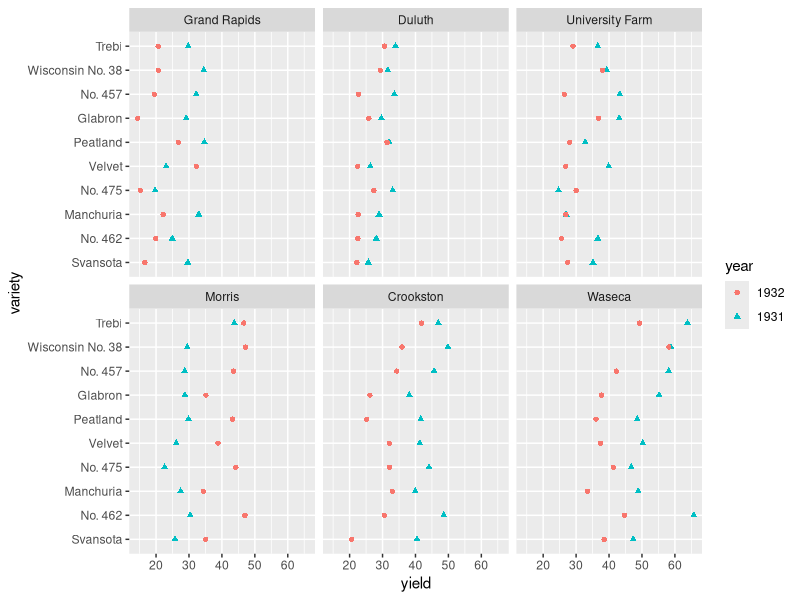
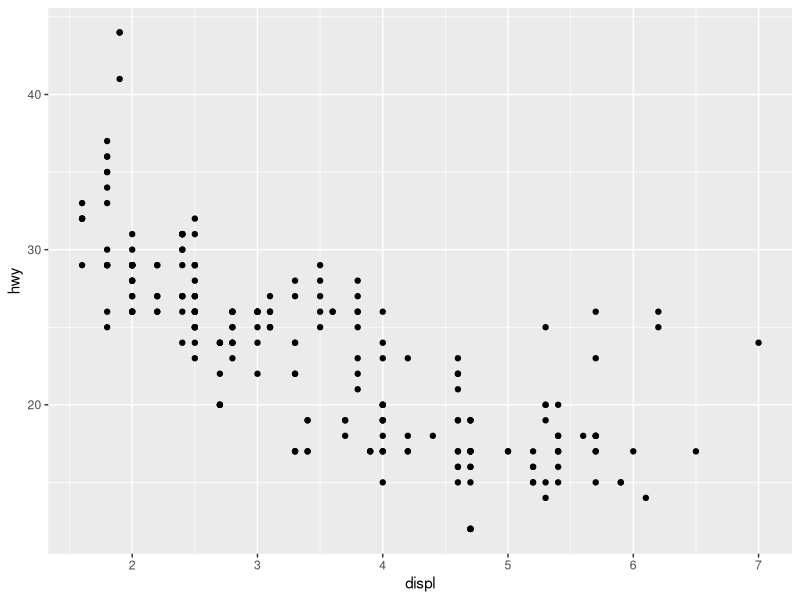
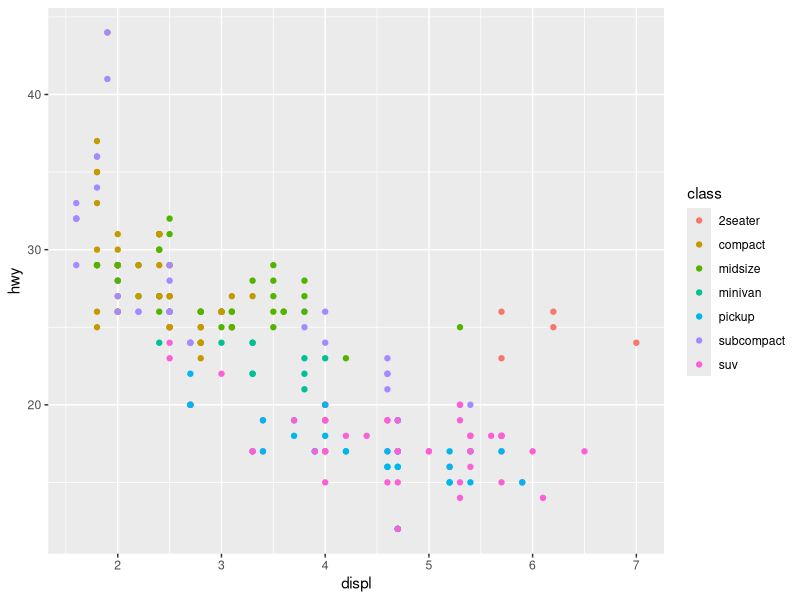
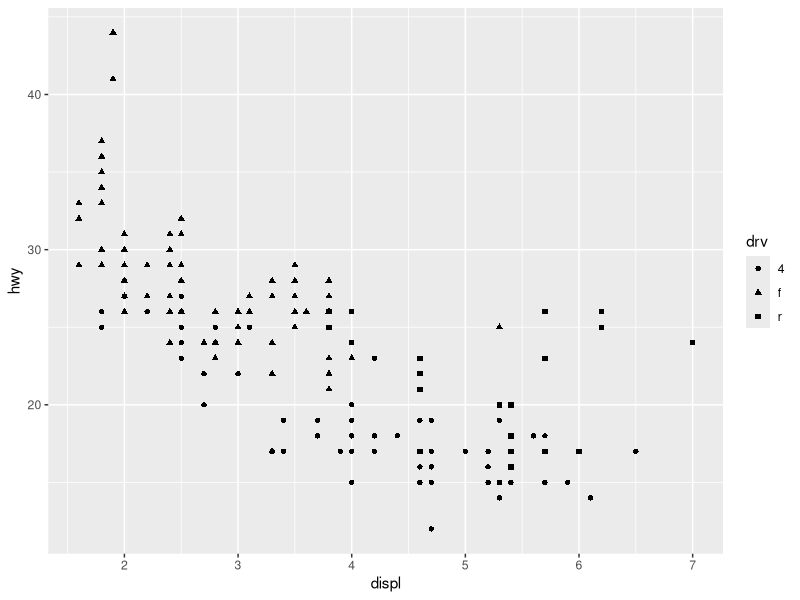
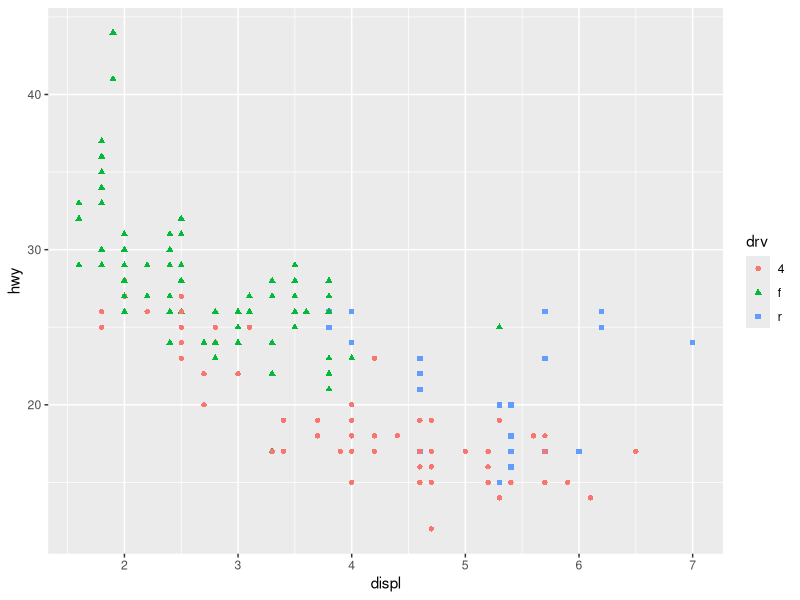
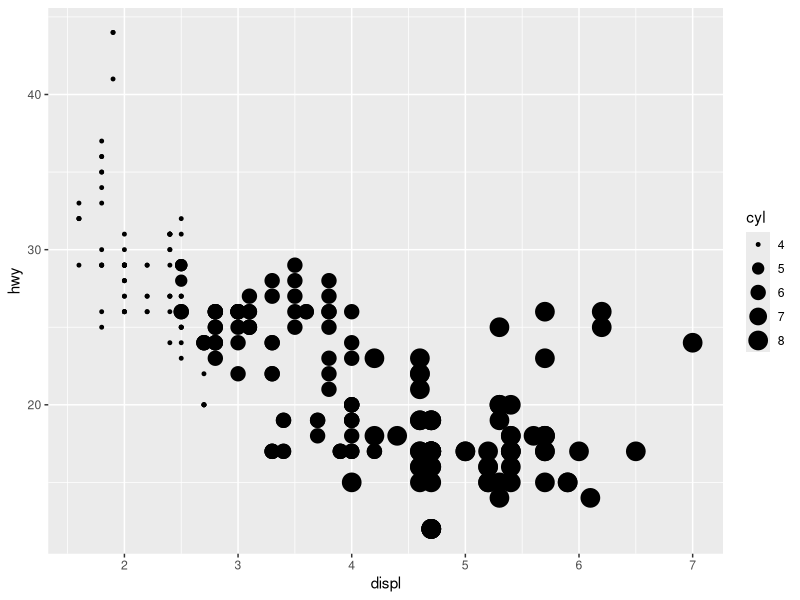
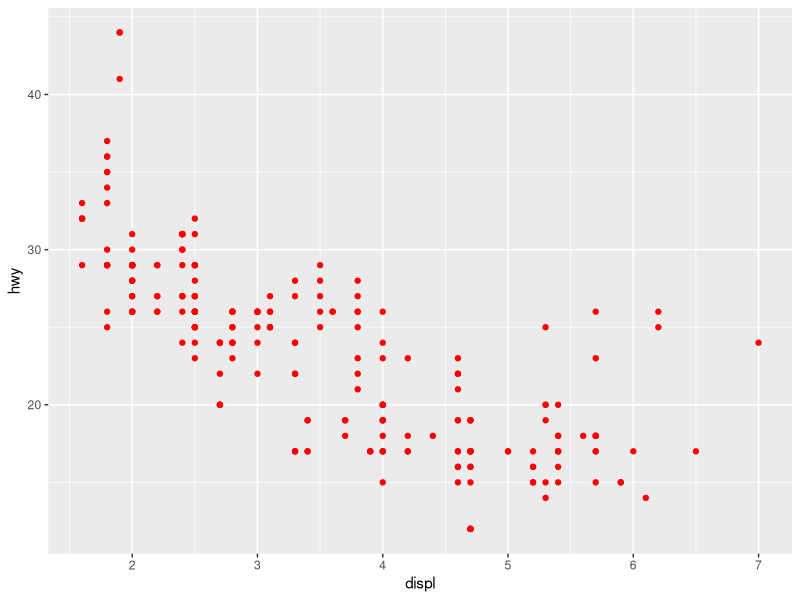

Recreate these plots in R, in order. (Note: this script raises an error after producing the figures.)
## ---- chunk 1
library(tidyverse)
data(barley, package="lattice")

barley %>%
  ggplot(mapping=aes(x=yield, y=variety, color=year, shape=year)) +
  geom_point() +
  facet_wrap(~site)
## ---- chunk 2
ggplot(data = mpg) +
  geom_point(mapping = aes(x = displ, y = hwy))
## ---- chunk 3
ggplot(data = mpg) +
  geom_point(mapping = aes(x = displ, y = hwy, color = class))
## ---- chunk 4
ggplot(data = mpg) +
  geom_point(mapping = aes(x = displ, y = hwy, shape = drv))
## ---- chunk 5
ggplot(data = mpg) +
  geom_point(mapping = aes(x = displ, y = hwy, shape = drv, color = drv))
## ---- chunk 6
ggplot(data = mpg) +
  geom_point(mapping = aes(x = displ, y = hwy, size = cyl))
## ---- chunk 7
ggplot(data = mpg) +
  geom_point(mapping = aes(x = displ, y = hwy), color = "red")
## ---- chunk 8
knitr::include_graphics("Figure/shape.png")
## ---- chunk 9
ggplot(data = mpg) +
  geom_point(mapping = aes(x = displ, y = hwy, color = class, shape = drv, size = cyl))
## ---- chunk 10
ggplot(data = mpg) +
  geom_point(mapping = aes(x = displ, y = hwy), color = "blue", size = 2, 
             shape = 21, fill = "red", stroke = 1)
## ---- chunk 11
ggplot(data = mpg) +
  geom_point(mapping = aes(x = displ, y = hwy, color = "blue"))
## ---- chunk 12
ggplot(data=mpg) +
  geom_point(mapping=aes(x=displ,y=hwy)) +
  facet_wrap(vars(class))
## ---- chunk 13
mpg %>% 
  filter(class != "2seater") %>% 
  ggplot() +
  geom_point(aes(x = displ, y = hwy)) +
  facet_wrap(vars(class), ncol = 2)
## ---- chunk 14
mpg %>% 
  filter(class != "2seater") %>% 
  ggplot() +
  geom_point(aes(x = displ, y = hwy)) +
  facet_wrap(vars(class), ncol = 2, dir = "v")
## ---- chunk 15
my_plot <- mpg %>%
  filter(cyl != 5, drv != "r") %>%
  ggplot() +
  geom_point(aes(x=displ,y=hwy))
## ---- chunk 16
my_plot + 
  facet_grid(rows = vars(drv))
## ---- chunk 17
my_plot + 
  facet_grid(cols = vars(cyl))
## ---- chunk 18
my_plot + 
  facet_grid(rows = vars(drv), 
             cols = vars(cyl))
## ---- chunk 19
my_plot + 
  facet_grid(rows = vars(drv), 
             cols = vars(cyl),
             scales = "free")
## ---- chunk 20
my_plot +
  facet_wrap(vars(drv, cyl),
             scales = "free")
## ---- chunk 21
air_1 <- airquality %>%
  mutate(Wind_d = cut_number(Wind, n = 4)) 
## ---- chunk 22
air_1 %>%
  ggplot() + 
  geom_point(aes(x = Solar.R, y = Ozone)) +
  facet_wrap(vars(Wind_d))
## ---- chunk 23
air_1 %>%
  ggplot() +
  geom_point(aes(x=Solar.R, y=Ozone, 
                 color=Wind_d,
                 size=Wind_d))
## ---- chunk 24
ggplot(mpg) +
  geom_point(aes(x = displ, y = hwy))
## ---- chunk 25
ggplot(mpg) +
  geom_smooth(aes(x = displ, y = hwy))
## ---- chunk 26
ggplot(mpg, aes(x = displ, y = hwy)) +  # 글로벌 매핑
  geom_point() +
  geom_smooth()
## ---- chunk 27
ggplot(mpg, aes(x = displ, y = hwy, color = drv)) +
  geom_point() +
  geom_smooth(se = FALSE)
## ---- chunk 28
ggplot(mpg, aes(x = displ, y = hwy)) +
  geom_point(aes(color = drv)) +
  geom_smooth(se = FALSE)
## ---- chunk 29
ggplot(mpg, aes(x = displ, y = hwy)) +
  geom_point(aes(color = drv), size=2) +
  geom_smooth(aes(linetype = drv), se = FALSE)
## ---- chunk 30
ggplot(mpg, aes(x = displ, y = hwy)) +
  geom_point(aes(color = drv), size = 2) +
  geom_smooth(data = filter(mpg, drv == "4"),
              se = FALSE, color = "red")
## ---- chunk 31
ggplot(mpg, aes(x = trans)) +
  stat_count()
## ---- chunk 32
ggplot(mpg) +
  geom_bar(aes(x = trans, y = after_stat(prop)))
## ---- chunk 33
ggplot(mpg) +
  geom_bar(aes(x = trans, y = after_stat(prop), group = 1))

## ---- chunk 34
mpg_am <- mpg %>%
  mutate(am = substr(trans, 1, nchar(trans)-4)) %>%
  count(am)
mpg_am
## ---- chunk 35
ggplot(mpg_am) +
  geom_bar(aes(x = am, y = n), stat = "identity")
## ---- chunk 36
ggplot(mpg, aes(x = cty, y = hwy)) +
  geom_point()
## ---- chunk 37
ggplot(mpg, aes(x = cty, y = hwy)) +
  geom_point(position = "jitter")
## ---- chunk 38
ggplot(mpg,  aes(x = cty, y = hwy))+
  geom_jitter(width = 0.4, height = 0.05) 
## ---- chunk 39
ggplot(mpg,  aes(x = cty, y = hwy))+
  geom_jitter(width = 0.05, height = 0.4) 
## ---- chunk 40
mpg_1 <- mpg %>% 
  mutate(am = substr(trans, 1, nchar(trans)-4)) %>%
  filter(cyl != 5)
p_1 <- ggplot(mpg_1, aes(x = as.factor(cyl), fill = am)) + 
  xlab("Number of Cylinders") 
## ---- chunk 41
p_1 + geom_bar()
## ---- chunk 42
p_1 + geom_bar(position = "dodge")
## ---- chunk 43
p_1 + geom_bar(position = "fill")
## ---- chunk 44
ggplot(mpg_1,  aes(x = as.factor(cyl), y = hwy)) +
  geom_boxplot() +
  xlab("Number of Cylinders")
## ---- chunk 45
ggplot(mpg_1,  aes(x = as.factor(cyl), y = hwy)) +
  geom_boxplot(aes(fill = am)) +
  xlab("Number of Cylinders")
## ---- chunk 46
p <- ggplot(mpg,  aes(x = displ, y = hwy)) +
  geom_point() + 
  geom_smooth()
p + scale_x_continuous(limits=c(3,6))
## ---- chunk 47
p + coord_cartesian(xlim=c(3,6)) +
  xlab("Engine Displacement")
## ---- chunk 48
p1 <- ggplot(mpg, aes(x = class, y = hwy)) +
  geom_boxplot()
p1
## ---- chunk 49
p1 + coord_flip()
## ---- chunk 50
ggplot(mpg, aes(x = "", y = hwy)) +
  geom_boxplot() +
  xlab(NULL)
## ---- chunk 51
ggplot(mpg, aes(x = hwy, y = "")) +
  geom_boxplot() +
  ylab(NULL)
## ---- chunk 52
b1 <- ggplot(mpg, aes(x = class, fill = class)) +
  geom_bar(show.legend = FALSE, width = 1) +
  labs(x = NULL, y = NULL)
b1
## ---- chunk 53
b1 + coord_polar()
## ---- chunk 54
b2 <-  ggplot(mpg, aes(x = "", fill = class)) +
  geom_bar(width = 1) +
  labs(x = NULL, y = NULL)
b2
## ---- chunk 55
b2 + coord_polar()
## ---- chunk 56
b2 + coord_polar(theta = "y")
## ---- chunk 57
knitr::include_graphics("Figure/ggplot_ex_1_1.png")
## ---- chunk 58
knitr::include_graphics("Figure/ggplot_ex_1_2.png")
